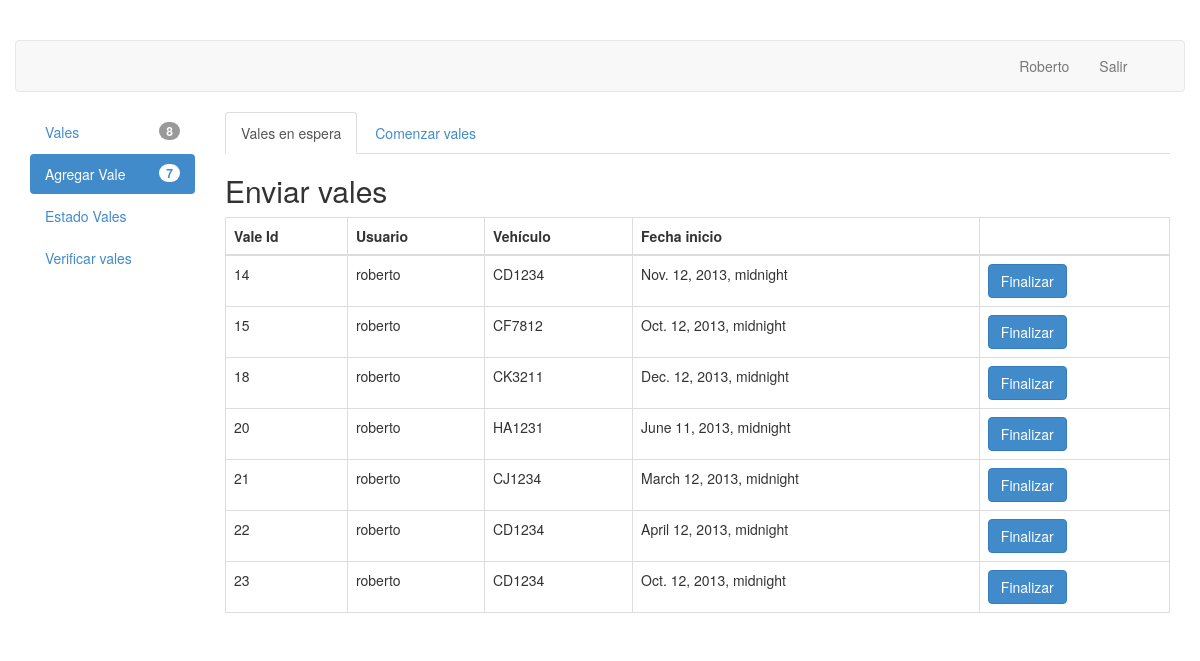
Page /vales/agregar/ (signed in) on the earlier database version.
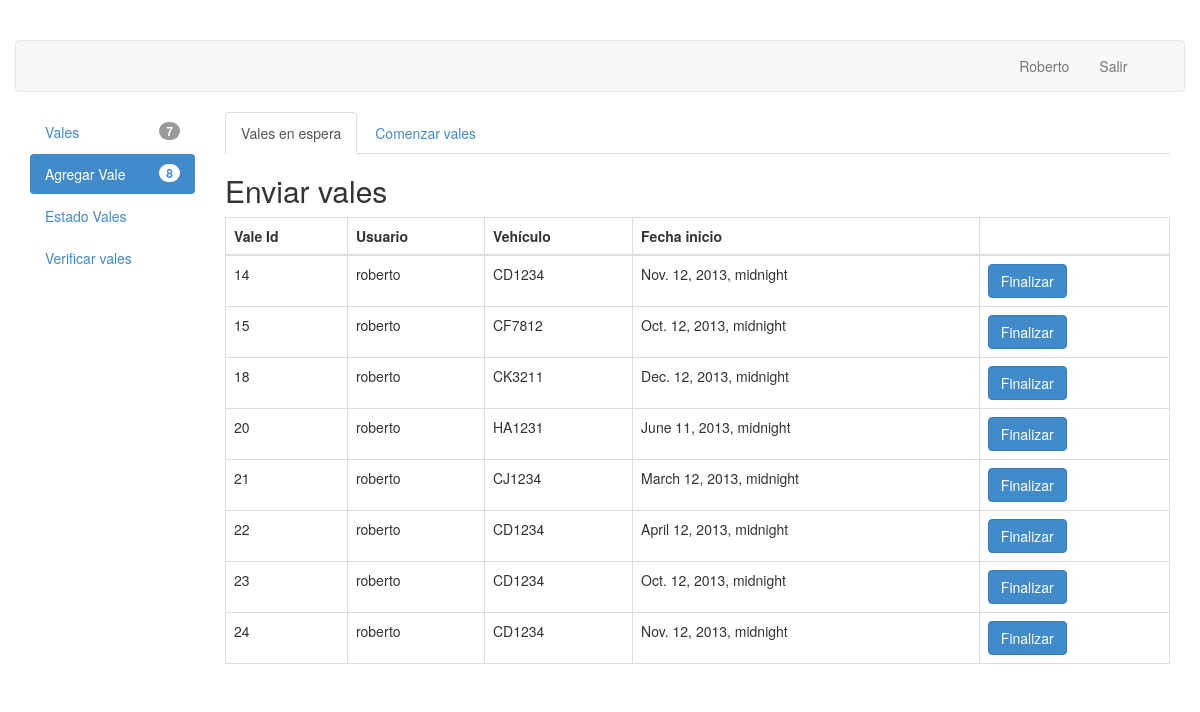
Same page on the later database version.
### vales/models.py (models this page shows)
class Vale(models.Model):
	usuario = models.ForeignKey(User)
	vehiculo = models.CharField(max_length=6)
	fecha_inicio = models.DateTimeField()
	fecha_termino = models.DateTimeField()
	costo = models.PositiveIntegerField()
	distancia = models.PositiveIntegerField()
	en_espera = models.BooleanField()
	ESTADO = (
			('A','Aceptada'),
			('R','Rechazada'),
			('S','Sin observacion'),
		)
	estado = models.CharField(max_length=1,choices=ESTADO)
	class Meta:
		permissions = (
			("view_vale", "Can see available vales"),
			("accept_vale", "Can change status of vales"),
			("modify_vale", "Can modify the status of vales"),
			("close_vale", "Can remove a vale by setting its status as closed"),
		)

### vales/views.py (the view, shortened to what this page needs)
@user_passes_test(user_agregar, login_url='/vales/')
def agregar(request):
	vales = Vale.objects.all()
	vales_aceptados = vales.filter(estado="A",en_espera=False).count()
	vales_rechazados = vales.filter(estado="R",en_espera=False).count()
	vales_sin_observar = vales.filter(estado="S",en_espera=False).count()
	vales_en_espera = vales.filter(en_espera=True).count()
	context = { "vales" : vales ,
				"vales_aceptados" : vales_aceptados,
				"vales_rechazados" : vales_rechazados,
				"vales_sin_observar" : vales_sin_observar,
				"vales_en_espera" : vales_en_espera,
				}
	return render(request, "agregar.html" , context)

### vales/views.py (called while the page is built)
def user_agregar(user):
	return user.has_perm("vales.add_vale") and user.is_authenticated()

### vales/templates/agregar.html (shortened to what this page needs)
{% extends "base_layout.html" %}
{% block contentbody %}
{% if perms.vales.add_vale %}
<ul class="nav nav-tabs">
	<li class="active"><a href="#enviar_vale" data-toggle="tab">Vales en espera</a></li>
 	<li  ><a href="#comenzar_vale" data-toggle="tab">Comenzar vales</a></li>
</ul>
<div class="tab-content">
	<div class="tab-pane active" id="enviar_vale">
		<h2> Enviar vales </h2>
		<table class="table table-bordered">
			<thead>
				<tr>
				<th>Vale Id</th>
				<th>Usuario</th>
				<th>Vehículo</th>
				<th>Fecha inicio</th>
				<th></th>
				</tr>
			</thead>
			<tbody>
				{% for vale in vales %}
					{% if vale.en_espera %}
					<tr id="fila{{ vale.id }}">
						<td> {{vale.id  }} </td>
						<td> {{vale.usuario  }} </td>
						<td> {{vale.vehiculo }} </td>
						<td> {{vale.fecha_inicio }} </td>
						<td> <button class="btn btn-primary" id="finalizar-btn{{ vale.id }}" value="{{ vale.id }}" data-toggle="modal" data-target="#mymodal" >Finalizar</button>
						</td>
					</tr>
					{% endif %}
				{% endfor %}
			</tbody>
		</table>
	</div>
</div>
{% endif %}
{% endblock contentbody %}

### vales/templates/base_layout.html
{% extends "header.html" %}
{% block content %}
{% block navbar %}
<div class="row" >
	<nav class="navbar navbar-default navbar-top " role="navigation">
	    <ul class="nav navbar-nav navbar-right col-md-2">
	      <li><a href="#">{{ user.first_name }}</a></li>
	      <li><a href="{% url 'logout' %}">Salir</a></li>
	    </ul>
	</nav>
</div>
{% endblock navbar %}
<div class="row">
	<div class="col-md-2">
	{% block sidebar %}
		<ul id="sidebar" class="nav nav-pills nav-stacked" style="max-width: 260px;">
			{% if perms.vales.view_vale %}
			<li id="home-tab">
				<a href="{% url 'home' %}" >
					<span class="badge pull-right">
						{{ vales_sin_observar }}
					</span>
					Vales
				</a>
			</li>
			{% endif %}
			{% if perms.vales.add_vale %}
			<li id="agregar-tab">
				<a href="{% url 'agregar' %}" >
					<span class="badge pull-right">
						{{ vales_en_espera }}
					</span>
					Agregar Vale
				</a>
			</li>
			{% endif %}
			{% if perms.vales.modify_vale %}
			<li id="cambiar-estado-tab">
				<a href="{% url 'cambiar_estado' %}" >
					Estado Vales
				</a>
			</li>
			{% endif %}
			{% if perms.vales.view_vale %}
			<li id="verificar-tab">
				<a href="{% url 'verificar' %}" >
					Verificar vales
				</a>
			</li>
			{% endif %}
		</ul>
	{% endblock sidebar %}
	</div>
	<div class="col-md-10" style="background-color:white;">
	{% block contentbody %}
	{% endblock contentbody %}
	</div>
</div>
{% endblock content %}

Differences in the rows shown:
added Vale: id "24", usuario "roberto", vehiculo "CD1234", fecha_inicio "Nov. 12, 2013, midnight"
Other differences:
{{ vales_sin_observar }}: "8" → "7"
{{ vales_en_espera }}: "7" → "8"
